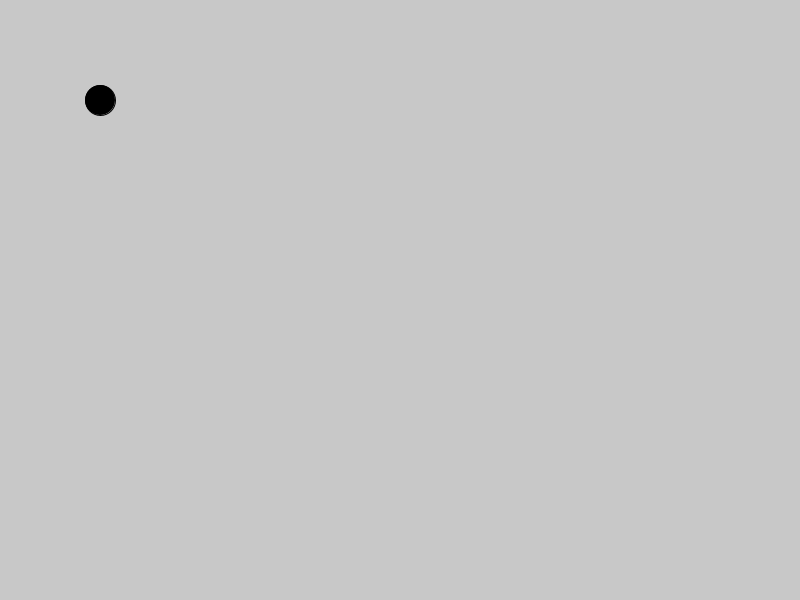
Frame 1 (no input)
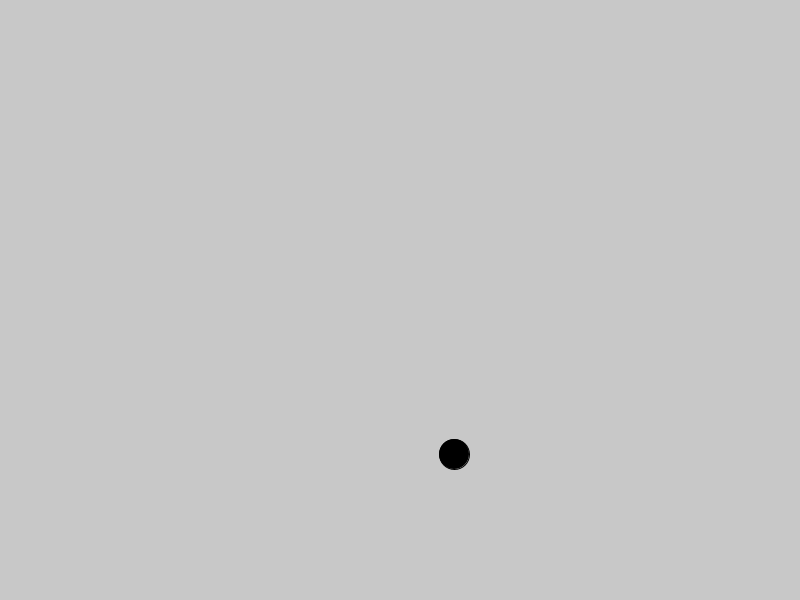
Frame 60 (the mouse pressed at the canvas centre just before this capture)
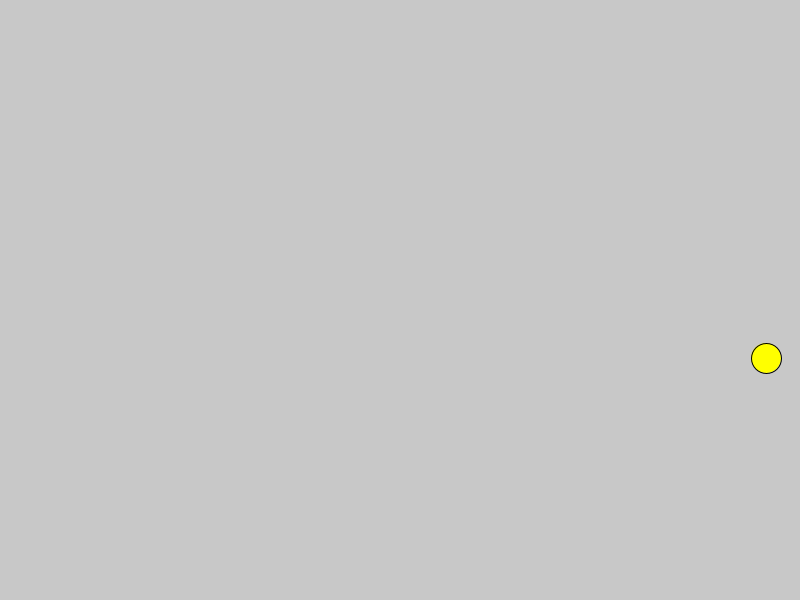
Frame 120 (the mouse held since frame 60 and released just before this capture)

The Processing sketch that drew these frames (run headless with seeded random() and noise(); from frame 60 on, the mouse is pressed at the canvas centre):

// Processing sketch: lecture_10_bouncingBall_2D
// ── lecture_10_bouncingBall_2D.pde
int x, y;
int diam; 
int xdir, ydir; // ball's y direction
color ballColor;  // ball's color

void setup(){
  size(800, 600);
  x = 100;
  y = 100;
  diam = 30;
  xdir = +6;
  ydir = +6;
  ballColor = #000000; //hexadecimal(0..F)
}

void draw(){
  background(200);
  
  fill(ballColor);
  ellipse(x, y, diam, diam);
  x = x + xdir; // ball movement
  y = y + ydir;
  
  if (x - diam/2 < 0){
    xdir = xdir * -1;
    ballColor = #ff0000;
  }
  
  if (x + diam/2 > width){
    xdir = xdir * -1;
    ballColor = #ffff00;
  }
  
  if (y - diam/2 < 0){
    ydir = ydir * -1;
  }
  
  if (y + diam/2 > height){
    ydir = ydir * -1;
  }

  
}
